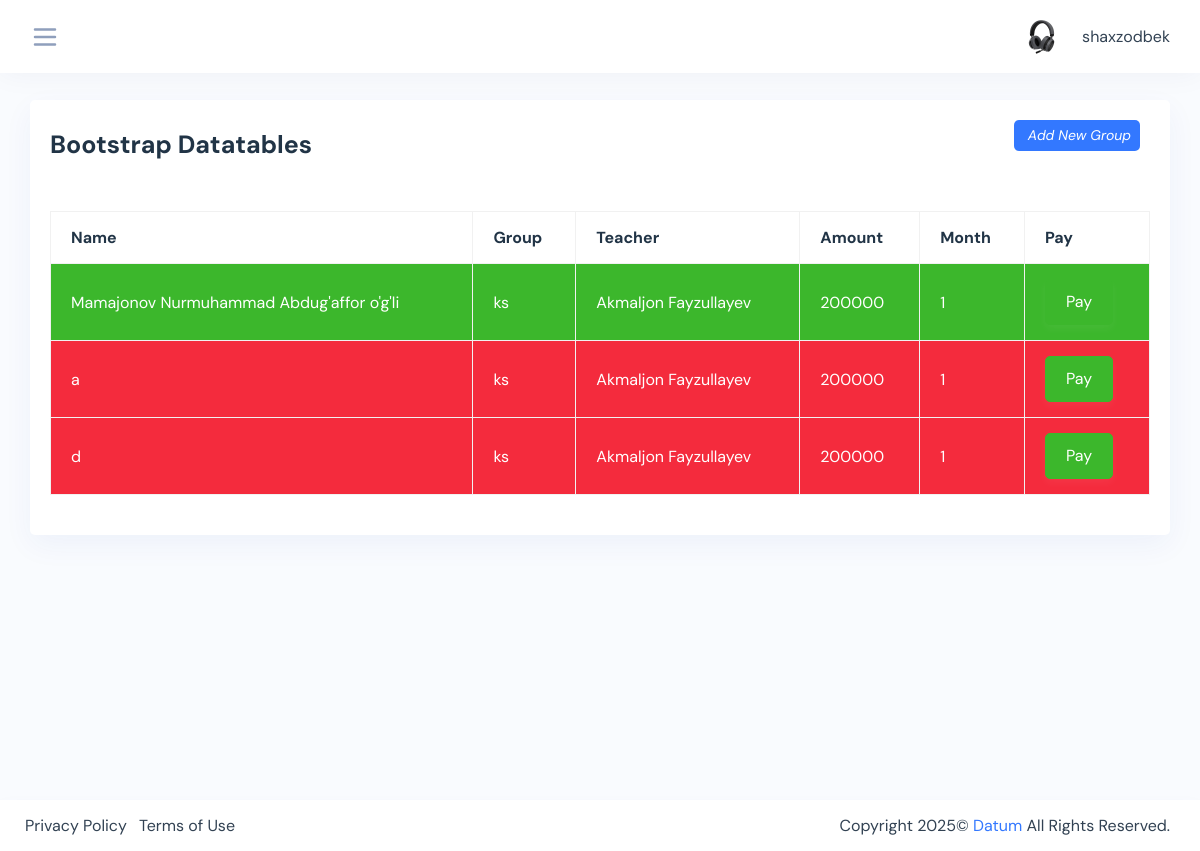
The app's page /students/payments/ (signed in) with its own data.
### students/models.py (models this page shows, shortened)
class Payment(models.Model):
    student = models.ForeignKey(Student, on_delete=models.CASCADE, blank=True, null=True)
    group = models.ForeignKey(Group, on_delete=models.SET_NULL, blank=True, null=True)
    amount = models.IntegerField(default=0, blank=True, null=True)
    month = models.CharField(max_length=100, blank=True, null=True)
    sale = models.IntegerField(default=0, blank=True, null=True)
    payment_check = models.ImageField(upload_to='payment_cheks/', blank=True, null=True, default=None)
    comment = models.TextField(blank=True, null=True)
    complete = models.BooleanField(default=False, blank=True, null=True)
    id = models.UUIDField(default=uuid.uuid4, primary_key=True, unique=True, editable=False)
    created = models.DateTimeField(auto_now_add=True)
    updated = models.DateTimeField(auto_now=True)
    class Meta:
        ordering = ['month']

class Student(models.Model):
    CHOISES = (
        ('8:00 - 10:00', '8:00 - 10:00'),
        ('10:00 - 12:00', '10:00 - 12:00'),
        ('12:00 - 14:00', '12:00 - 14:00'),
        ('14:00 - 16:00', '14:00 - 16:00'),
        ('16:00 - 18:00', '16:00 - 18:00'),
    )
    name = models.CharField(max_length=200, blank=True, null=True, verbose_name='Ismi familiya *')
    course = models.ForeignKey(Course, on_delete=models.SET_NULL, blank=True, null=True, verbose_name='Kurs *')
    group = models.ForeignKey(Group, on_delete=models.SET_NULL, blank=True, null=True)
    student_time = models.CharField(max_length=200, choices=CHOISES, blank=True, null=True, verbose_name='Vaqt *')
    passport = models.ImageField(upload_to='passports/', blank=True, null=True, verbose_name='Passpost/metrka')
    address = models.CharField(max_length=200, blank=True, null=True)
    phone = models.IntegerField(default=998, blank=True, null=True, verbose_name='Telefon *')
    birthday = models.DateField(blank=True, null=True, verbose_name='Birthday: 0000-00-00')
    finish = models.BooleanField(default=False, blank=True, null=True)
    id = models.BigAutoField(auto_created=True, primary_key=True, serialize=False, verbose_name='ID')
    created = models.DateTimeField(auto_now_add=True)

### courses/models.py (models this page shows, shortened)
class Group(models.Model):
    CHOISES = (
        ('8:00 - 10:00', '8:00 - 10:00'),
        ('10:00 - 12:00', '10:00 - 12:00'),
        ('12:00 - 14:00', '12:00 - 14:00'),
        ('14:00 - 16:00', '14:00 - 16:00'),
        ('16:00 - 18:00', '16:00 - 18:00'),
    )
    name = models.CharField(max_length=200, blank=True, null=True, unique=True)
    course = models.ForeignKey(Course, on_delete=models.CASCADE, blank=True, null=True)
    room = models.ForeignKey(Room, on_delete=models.CASCADE, blank=True, null=True)
    teacher = models.ForeignKey(Teacher, on_delete=models.CASCADE, blank=True, null=True)
    amount = models.IntegerField(default=200000, blank=True, null=True)
    complete = models.BooleanField(default=False, blank=True, null=True)
    continuity = models.IntegerField(default=1, blank=True, null=True)
    start = models.DateField(auto_created=True, blank=True, null=True)
    finish = models.DateField(auto_created=True, blank=True, null=True)
    room_time = models.CharField(choices=CHOISES, max_length=100,  blank=True, null=True)
    id = models.UUIDField(default=uuid.uuid4, editable=False, primary_key=True, unique=True)
    created = models.DateTimeField(auto_now_add=True)
    updated = models.DateTimeField(auto_now=True)
    def __str__(self):
        return self.name

### teachers/models.py (models this page shows, shortened)
class Teacher(models.Model):
    user = models.OneToOneField(User, on_delete=models.CASCADE, blank=True, null=True)
    name = models.CharField(max_length=200, blank=True, null=True)
    profession = models.CharField(max_length=200, blank=True, null=True)
    image = models.ImageField(upload_to='teachers/', blank=True, null=True)
    phone = models.CharField(max_length=200, blank=True, null=True)
    address = models.CharField(max_length=200, blank=True, null=True)
    id = models.UUIDField(default=uuid.uuid4, editable=False, primary_key=True, unique=True)
    created = models.DateTimeField(auto_now_add=True)
    def __str__(self):
        return self.name

### students/views.py (the view)
# urls.py: path('payments/', students_payments, name='payments'),
@login_required(login_url='login')
def students_payments(request):
    payments = Payment.objects.all().order_by('-complete')
    context = {
        'payments': payments
    }
    return render(request, 'payments_table.html', context)

### students/templates/payments_table.html
{% extends 'base.html' %}
{% block content %}
<div class="content-page">
    <div class="container-fluid">
        <div class="row">
            <div class="col-sm-12">
                <div class="card">
                    <div class="card-header d-flex justify-content-between">
                        <div class="header-title">
                            <h4 class="card-title">Bootstrap Datatables</h4>
                        </div>
                        <span class="table-add float-right mb-3 mr-2">
                        <a href="{% url 'add_student' %}" class="btn btn-sm bg-primary">
                            <i class="ri-add-fill"><span class="pl-1">Add New Group</span></i>
                        </a>
                        </span>
                    </div>
                    <div class="card-body">
                        <div class="table-responsive">
                            <table id="datatable-1" class="table data-table table-striped table-bordered">
                                <thead>
                                <tr>
                                    <th>Name</th>
                                    <th>Group</th>
                                    <th>Teacher</th>
                                    <th>Amount</th>
                                    <th>Month</th>
                                    <th>Pay</th>
                                </tr>
                                </thead>
                               <tbody>
                               {% for payment in payments %}
                                <tr class="{% if payment.complete == False %} bg-danger {% elif payment.complete == True %} bg-success {% endif %}">
                                    <td>{{payment.student.name}}</td>
                                    <td>{{payment.group}}</td>
                                    <td>{{payment.group.teacher}}</td>
                                    <td>{{payment.amount}}</td>
                                    <td>{{payment.month}}</td>
                                    <td>
                                        <a class="btn btn-success" href="{% url 'pay_for_student' pk=payment.id %}">Pay</a>
                                    </td>
                                </tr>
                               {% endfor %}
                               </tbody>
                            </table>
                        </div>
                    </div>
                </div>
            </div>
        </div>
    </div>
</div>
{% endblock content %}

### templates/nav.html (shortened to what this page needs)
{% load static %}
<div class="iq-top-navbar">
    <div class="iq-navbar-custom">
        <nav class="navbar navbar-expand-lg navbar-light p-0">
            <div class="side-menu-bt-sidebar">
                <svg xmlns="http://www.w3.org/2000/svg" class="text-secondary wrapper-menu" width="30"
                     fill="none" viewBox="0 0 24 24" stroke="currentColor">
                    <path stroke-linecap="round" stroke-linejoin="round" stroke-width="2"
                          d="M4 6h16M4 12h16M4 18h16"/>
                </svg>
            </div>
            <div class="d-flex align-items-center">
                <div class="collapse navbar-collapse" id="navbarSupportedContent">
                    <ul class="navbar-nav ml-auto navbar-list align-items-center">
                        <li class="nav-item nav-icon dropdown">
                            <a href="#" class="nav-item nav-icon dropdown-toggle pr-0 search-toggle"
                               id="dropdownMenuButton" data-toggle="dropdown" aria-haspopup="true"
                               aria-expanded="false">
                                <img src="{% static 'assets/images/user/1.jpg' %}" class="img-fluid avatar-rounded"
                                     alt="user">
                                <span class="mb-0 ml-2 user-name">{{ user.username }}</span>
                            </a>
                        </li>
                    </ul>
                </div>
            </div>
        </nav>
    </div>
</div>

### records on screen
Payment: student.name "Mamajonov Nurmuhammad Abdug'affor o'g'li", group "ks", group.teacher "Akmaljon Fayzullayev", amount "200000", month "1"
Payment: student.name "a", group "ks", group.teacher "Akmaljon Fayzullayev", amount "200000", month "1"
Payment: student.name "d", group "ks", group.teacher "Akmaljon Fayzullayev", amount "200000", month "1"

### other values on screen
{{ user.username }} "shaxzodbek"
